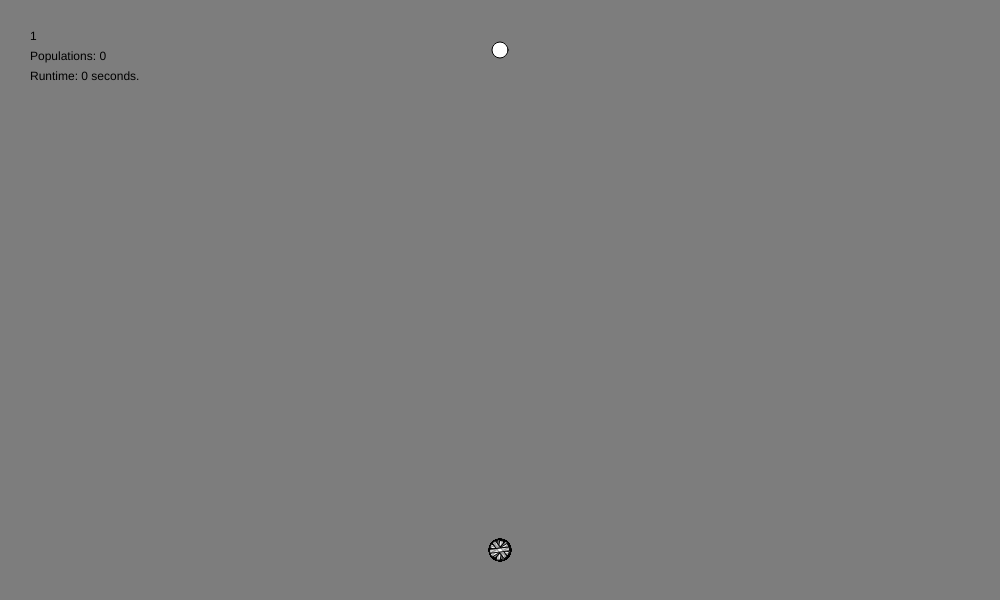
Frame 1 (no input)
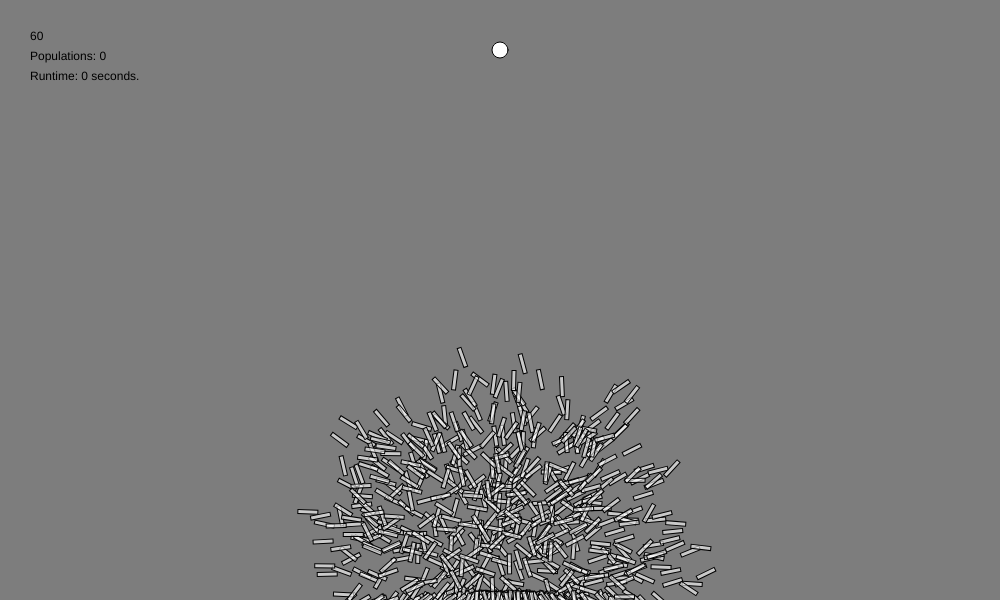
Frame 60 (no input)
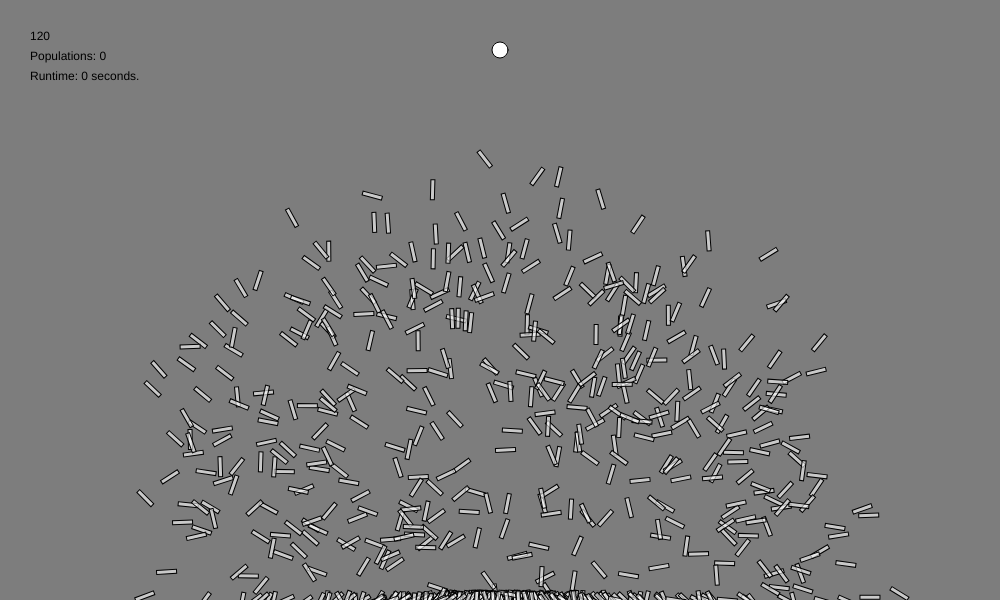
Frame 120 (the mouse pressed at the canvas centre since frame 60)

The p5.js sketch that drew these frames (run headless with seeded random() and noise() and a simulated clock; from frame 60 on, the mouse is pressed at the canvas centre):

// p5.js sketch
// ── sketch.js
var width = 1000;
var height = 600;
var rocketx = width / 2;
var rockety = height - 50;
var counter = 0;
var populationCounter = 0;
var timeToLive = 400;
var target;
var oneCompleted = false;
var magnitude = 0.5;
var runtimeS = 0;
var runtimeMS = 0;
var rx = width / 4;
var ry = height / 2
var rw = 500;
var rh = 30;
var shapes = [];
var bestRocket;

function Population() {
  this.rockets = [];
  this.popSize = 800;
  this.matingPool = [];


  for (var i = 0; i < this.popSize; i++) {
    this.rockets.push(new Rocket());
  }

  this.evaluate = function() {
    this.matingPool = [];
    var maxfit = 0;

    for (var i = 0; i < this.popSize; i++) {
      this.rockets[i].calcFitness();
      if (this.rockets[i].fitness > maxfit) {
        maxfit = this.rockets[i].fitness;
      }
      if (bestRocket.fitness < this.rockets[i].fitness) {
        bestRocket = Object.assign({}, this.rockets[i]);
        bestRocket.best = true;
      }
      var fitness = map(this.rockets[i].fitness, 0, maxfit, 0, 1);
      var n = fitness * 100;
      for (var j = 0; j < n; j++) {
        this.matingPool.push(this.rockets[i]);
      }
    }
  }

  this.selection = function() {
    try {
      var newrockets = [];
      for (var i = 0; i < this.rockets.length; i++) {
        //console.log(random(this.matingPool).dna);
        var parentA = random(this.matingPool)
          .dna;
        var parentB = random(this.matingPool)
          .dna;
        var child = parentA.crossover(parentB);
        child.mutation();
        newrockets[i] = new Rocket(child);
      }
      this.rockets = newrockets;
      this.rockets.push(bestRocket);
      populationCounter++;
    } catch (err) {
      console.log("ERROR: ", err);
    }
  }

  this.run = function() {
    this.allStuck = true;
    for (var i = 0; i < this.popSize; i++) {
      if (!this.rockets[i].crashed && !this.rockets[i].completed) {
        this.rockets[i].update();
        this.allStuck = false;
      }
      this.rockets[i].show();
    }
    if (this.allStuck) {
      this.startNewPop();
    }
  }
  this.startNewPop = function() {
    counter = 0
    population.evaluate();
    population.selection();
  }
}

function DNA(genes) {
  if (genes) {
    this.gene = genes;
  } else {
    this.gene = []
    for (var i = 0; i < timeToLive; i++) {
      this.gene.push(p5.Vector.random2D());
      this.gene[i].setMag(magnitude);
    }
  }

  this.crossover = function(partner) {
    var newgenes = [];
    var mid = floor(random(this.gene.length));
    for (var i = 0; i < this.gene.length; i++) {
      if (i > mid) {
        newgenes[i] = this.gene[i];
      } else {
        newgenes[i] = partner.gene[i];
      }


    }
    return new DNA(newgenes);
  }

  this.mutation = function() {
    for (var i = 0; i < this.gene.length; i++) {
      this.mutationRate = 0.02;
      if (oneCompleted) {
        this.mutationRate = 0.01;
      }
      if (random(1) < this.mutationRate) {
        this.gene[i] = p5.Vector.random2D();
        this.gene[i].setMag(magnitude);
      }
    }
  }
}

function Rocket(dna) {
  //this.vel = createVector(0,-1);
  this.vel = createVector();
  this.pos = createVector(width / 2, height - 50);
  this.acc = createVector();
  this.completed = false;
  this.crashed = false;
  this.time = timeToLive;
  this.best = false;

  this.minDistance = 1000000;

  if (dna) {
    this.dna = dna;
  } else {
    this.dna = new DNA();
  }
  this.count = 0;
  this.fitness = 0;

  this.applyForce = function(force) {
    this.acc.add(force);
  }

  this.update = function() {
    if (this.time > -1) {
      this.time--;
    }

    var d = dist(this.pos.x, this.pos.y, target.x, target.y);

    if (d < 16) {
      this.completed = true;
      oneCompleted = true;
      this.pos = target.copy();
    }

    for (var i = 0; i < shapes.length; i++) {
      if (this.pos.x > shapes[i].rx && this.pos.x < shapes[i].rx + shapes[i].rw &&
        this.pos.y > shapes[i].ry && this.pos.y < shapes[i].ry + shapes[i].rh) {
        this.crashed = true;
      }
    }


    if (this.pos.y < 0 || this.pos.y > height || this.pos.x < 0 || this.pos.x > width) {
      this.crashed = true;
      this.time = -1;
    }


    this.applyForce(this.dna.gene[this.count]);
    this.count++;
    if (!this.completed && !this.crashed) {
      this.vel.add(this.acc);
      this.pos.add(this.vel);
      this.acc.mult(0);
      this.vel.limit(4);

      var currDist = dist(this.pos.x, this.pos.y, target.x, target.y);

      if (currDist < this.minDistance) {
        this.minDistance = currDist;
      }

    }
  }

  this.calcFitness = function() {
    var d = dist(this.pos.x, this.pos.y, target.x, target.y); /*this.minDistance*/
    this.fitness = 2 ** map(d, 0, width, height, 0);
    if (this.completed) {
      this.fitness *=(this.time*10);
    }
    if (this.completed) {
      this.fitness *= 30;
      //this.timefit = counter / timeToLive;
      //this.fitness *= this.timefit;
    }
    if (this.crashed) {
      this.fitness *= 0.01;
    }
  }

  this.show = function() {
    push()
    if(this.best){
      fill(255, 0, 0, 150);
    }
    else{
      fill(255, 150);
    }
    translate(this.pos.x, this.pos.y);
    rotate(this.vel.heading())
    rectMode(CENTER);
    rect(0, 0, 20, 4);
    pop()
  }
}

function Shape(rx, ry, rw, rh) {
  this.rx = rx;
  this.ry = ry;
  this.rw = rw;
  this.rh = rh;



  this.show = function() {
    push()
    fill(255, 150);
    rect(rx, ry, rw, rh)

    pop()
  }
}


function setup() {

  createCanvas(1000, 600);
  rocket = new Rocket();
  bestRocket = new Rocket();
  bestRocket.best = true;
  population = new Population();
  target = createVector(width / 2, 50);
  this.crashed = false;

  var rx = random(1000);
  var ry = random(100, 300);
  var rw = random(500);
  var rh = random(250);

  for (var i = 0; i < 0; i++) {
    var rx = random(1000);
    var ry = random(100, 300);
    var rw = random(500);
    var rh = random(250);
    if (shapes.length > 0) {
      if (rx > shapes[i].rx && rx + rw < shapes[i].rx + shapes[i].rw &&
        ry > shapes[i].ry && ry + rh < shapes[i].ry + shapes[i].rh) {

        this.crashed = true;
      }
      if (!this.crashed) {
        shapes.push(new Shape(rx, ry, rw, rh));
      } else {
        i--;
      }
    } else {
      shapes.push(new Shape(rx, ry, rw, rh));
      i--;
    }

  }


}

function draw() {
  var t0 = performance.now();
  background(125);
  population.run()

  ellipse(target.x, target.y, 16, 16);

  for (var i = 0; i < shapes.length; i++) {
    shapes[i].show();
  }

  counter++;
  if (counter == timeToLive) {
    population.startNewPop();
  }
  text(counter, 30, 40);
  text("Populations: " + populationCounter, 30, 60);

  var t1 = performance.now();

  var ms = (t1 - t0);
  ms = ms / 100;
  runtimeMS += ms % 60;
  runtime = Math.round(runtimeMS)
  text("Runtime: " + runtime + " seconds.", 30, 80)

}
